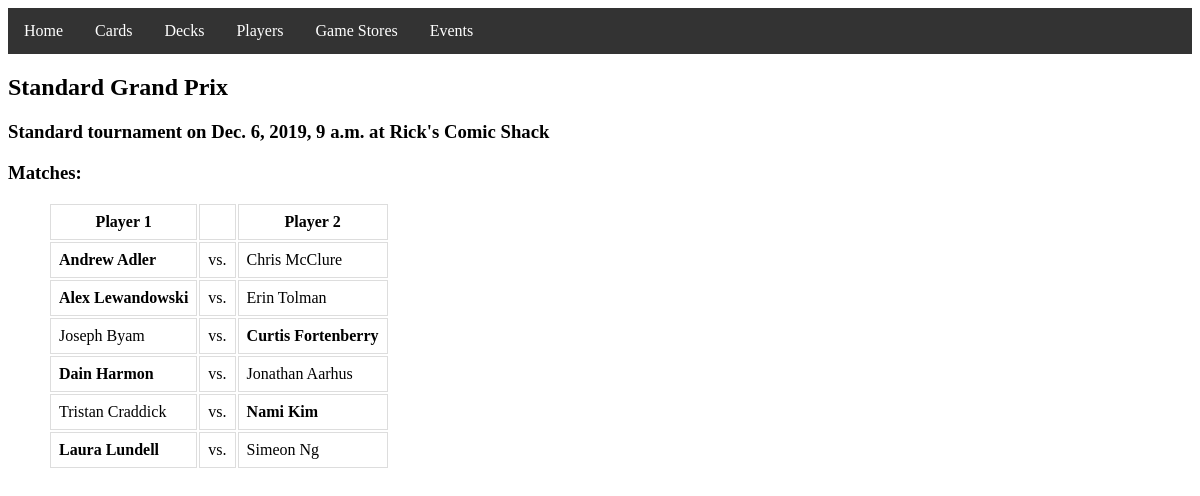
The page /event/1/ on the database its author committed.
### event/models.py (models this page shows, shortened)
class Event(models.Model):
    name = models.CharField(max_length=45)
    date = models.DateTimeField()
    format = models.CharField(max_length=45)
    game_store = models.ForeignKey('game_store.GameStore',on_delete=models.CASCADE,default="")

### game_store/models.py (models this page shows, shortened)
class GameStore(models.Model):
    name = models.CharField(max_length=255)
    phone_num = models.IntegerField()
    street = models.CharField(max_length=45)
    city = models.CharField(max_length=45)
    state = models.CharField(max_length=45)
    zip = models.IntegerField()
    def __str__(self):
        return self.name

### match/models.py (models this page shows, shortened)
class Match(models.Model):
    player_one = models.ForeignKey('players.Player', on_delete=models.CASCADE, related_name='player_one', null=True)
    player_two = models.ForeignKey('players.Player', on_delete=models.CASCADE, related_name='player_two', null=True)
    winner = models.ForeignKey('players.Player', on_delete=models.CASCADE, related_name='winner', blank=True, null=True, editable=False)
    loser = models.ForeignKey('players.Player', on_delete=models.CASCADE, related_name='loser', blank=True, null=True, editable=False)
    player_one_wins = models.IntegerField(blank=True, null=True)
    player_two_wins = models.IntegerField(blank=True, null=True)
    event = models.ForeignKey('event.Event', on_delete=models.CASCADE, null=True)

### players/models.py (models this page shows, shortened)
class Player(models.Model):
    dci_num = models.IntegerField()
    fname = models.CharField(max_length=45)
    mi = models.CharField(max_length=1, blank=True)
    lname = models.CharField(max_length=45)
    def __str__(self):
        returnStr = self.fname + " "
        if self.mi:
            returnStr += self.mi + ". "
        returnStr += self.lname
        return returnStr

### event/views.py (the view)
# urls.py: url(r'^(?P<id>[0-9]+)/$', views.event_info, name='info')
def event_info(request, id):
    event = Event.objects.get(id=id)
    matches = event.match_set.all()
    for eachMatch in matches:
        print(eachMatch.winner)
    return render(request, 'event/event_info.html', {'event':event,'matches':matches})

### event/templates/event/event_info.html
{% extends 'base_layout.html' %}
{% block content %}
<div class="event-info">
    <div class="event">
        <h2>{{ event.name }}</h2>
        <h3>{{ event.format }} tournament on {{ event.date }} at {{ event.game_store }}</h3>
    </div>
    <div class="matches">
        <h3>Matches:</h3>
        <table style="margin-left: 40px;">
            <th>Player 1</th>
            <th></th>
            <th>Player 2</th>
        {% for match in matches %}
        <tr>
            {% if match.winner is not None %}
                {% if match.winner == match.player_one %}
                    <td style="font-weight: bold;">{{ match.player_one }}</td>
                {% else %}
                    <td>{{ match.player_one }}</td>
                {% endif %}
                <td>vs.</td>
                {% if match.winner == match.player_two %}
                    <td style="font-weight: bold;">{{ match.player_two }}</td>
                {% else %}
                    <td>{{ match.player_two }}</td>
                {% endif %}
            {% else %}
                <td>{{ match.player_one }}</td>
                <td>vs.</td>
                <td>{{ match.player_two }}</td>
            {% endif %}
        </tr>
        {% endfor %}
        </table>
    </div>
</div>
{% endblock %}

### templates/base_layout.html (style rules this page uses)
td, th { border: 1px solid #dddddd; padding: 8px; }

### rows shown on the page
Event: name "Standard Grand Prix", format "Standard", date "Dec. 6, 2019, 9 a.m.", game_store "Rick's Comic Shack"
Match: player_one "Andrew Adler", player_two "Chris McClure"
Match: player_one "Alex Lewandowski", player_two "Erin Tolman"
Match: player_one "Joseph Byam", player_two "Curtis Fortenberry"
Match: player_one "Dain Harmon", player_two "Jonathan Aarhus"
Match: player_one "Tristan Craddick", player_two "Nami Kim"
Match: player_one "Laura Lundell", player_two "Simeon Ng"
